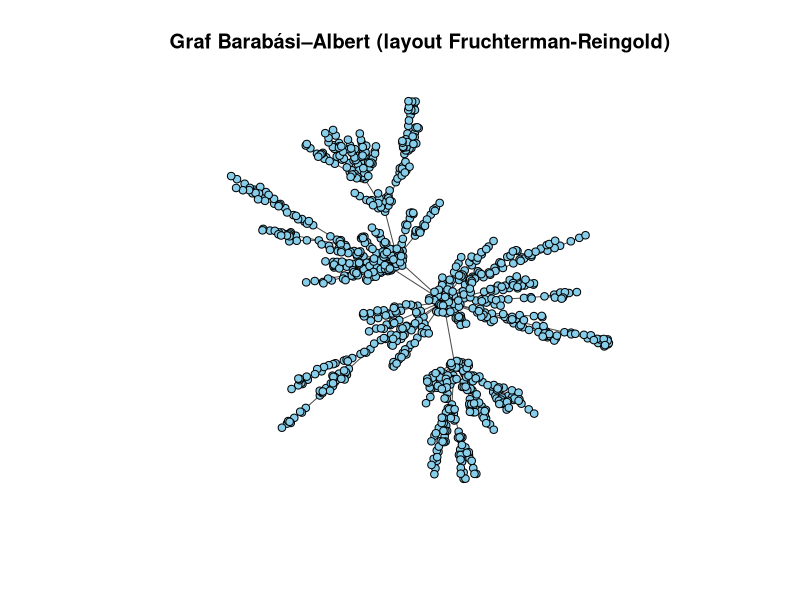

Write R code to recreate this figure.
library(igraph)

set.seed(45)

# 2. Wygeneruj graf wedle modelu Barabási-Albert z tysiącem węzłów
g <- sample_pa(n = 1000, power = 1, m = 1, directed = FALSE)

# 3. Zwizualizuj graf layoutem Fruchterman & Reingold
layout_fr <- layout_with_fr(g)

plot(
  g,
  layout = layout_fr,
  vertex.label = NA,
  vertex.size = 4,
  vertex.color = "skyblue",
  edge.color = "grey30",
  main = "Graf Barabási–Albert (layout Fruchterman-Reingold)"
)

# 3. Znajdź najbardziej centralny węzeł według miary betweenness, jaki ma numer?
btw <- betweenness(g, directed = FALSE, normalized = TRUE)
most_central_node <- which.max(btw)

cat("\nNajbardziej centralny węzeł (betweenness):", most_central_node, "\n")
cat("Jego wartość betweenness:", btw[most_central_node], "\n\n")

# 4. Jaka jest średnica grafu?
graph_diameter <- diameter(g)
cat("Średnica grafu:", graph_diameter, "\n")

# 5. W komentarzu napisz czym różnią się grafy Barabási-Albert i Erdős-Rényi.

# Graf Erdős–Rényi powstaje całkowicie losowo, więc większość węzłów ma
# podobną liczbę połączeń i nie pojawiają się wyraźne huby.
# Stopnie węzłów są podobne. Występuje niewiele węzłów o bardzo wysokim stopniu.
# Graf Barabási–Albert rośnie w czasie i nowe węzły częściej dołączają
# do tych już dobrze połączonych, dlatego  tworzą się huby i sieć
# ma strukturę scale-free. Średnica grafu Barabási–Albert jest zwykle mniejsza
# niż w grafie Erdős–Rényi o tej samej liczbie węzłów i krawędzi,
# ze względu na obecność hubów, które skracają ścieżki między węzłami.
# W grafie Barabási–Albert kilka węzłów ma bardzo wysoki stopień, ale większość
# ma niski stopień.
